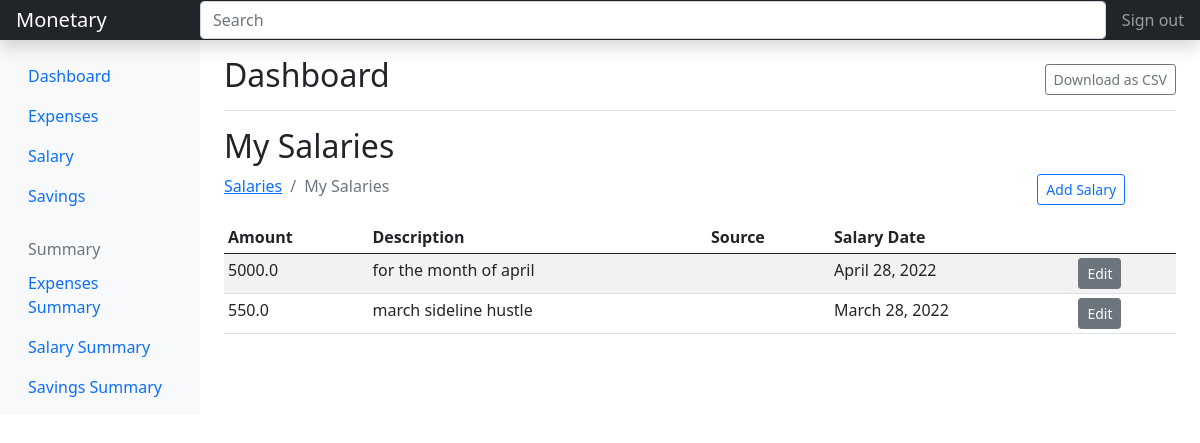
The page /salary/ (signed in) on the database its author committed.
### salary/models.py (models this page shows, shortened)
class Salary(models.Model):
    amount = models.FloatField()
    date = models.DateField(default=now)
    description = models.TextField()
    owner = models.ForeignKey(to=User, on_delete=models.CASCADE)
    source = models.CharField(max_length=200)
    class Meta:
        ordering = ['-date']
        verbose_name_plural = 'Salaries'

### salary/views.py (the view)
# urls.py: path('', views.index, name="expenses"),
@login_required(login_url='/accounts/login')
def index(request):
    sources = Source.objects.all()
    salary = Salary.objects.filter(owner=request.user)
    paginator = Paginator(salary, 5)
    page_num = request.GET.get('page')
    page_obj = Paginator.get_page(paginator, page_num)
    context = {
        'salary': salary,
        'page_obj': page_obj
    }
    return render(request, 'salary/index.html', context)

### salary/templates/salary/index.html
{% extends 'base.html' %}
{% load static %}
{% block content %}
<div class="d-flex justify-content-between flex-wrap flex-md-nowrap align-items-center pt-3 pb-2 mb-3 border-bottom">
    <h1 class="h2">Dashboard</h1>
    <div class="btn-toolbar mb-2 mb-md-0">
       <a href="" class="btn btn-outline-secondary btn-sm">Download as CSV</a>
    </div>
</div>
<h2>My Salaries</h2>
<div class="row">
    <div class="col-md-10">
        <nav aria-label="breadcrumb">
            <ol class="breadcrumb">
                <li class="breadcrumb-item"><a href="{% url 'salary' %}">Salaries</a></li>
                <li class="breadcrumb-item active" aria-current="page">My Salaries</li>
            </ol>
        </nav>
    </div>
    <div class="col-md-2">
        <a href="{% url 'add-salary' %}" class="btn btn-outline-primary btn-sm mb-3">Add Salary</a>
    </div>
</div>
<div class="table-responsive">
    <table class="table table-striped table-sm">
        <thead>
            <tr>
                <th>Amount</th>
                <th>Description</th>
                <th>Source</th>
                <th>Salary Date</th>
                <th></th>
            </tr>
        </thead>
        <tbody>
            {% for salary in page_obj %}
            <tr>
                <td>{{salary.amount}}</td>
                <td>{{salary.description}}</td>
                <td>{{salary.category}}</td>
                <td>{{salary.date}}</td>
                <td><a href="{% url 'salary-edit' salary.id %}" class="btn btn-secondary btn-sm">Edit</a></td>
            </tr>
            {% endfor %}
        </tbody>
    </table>
</div>
{% endblock %}

### rows shown on the page
Salary: amount "5000.0", description "for the month of april", date "April 28, 2022"
Salary: amount "550.0", description "march sideline hustle", date "March 28, 2022"
